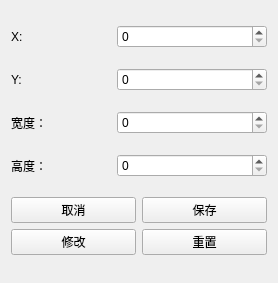
<?xml version="1.0" encoding="UTF-8"?>
<ui version="4.0">
 <class>ImageShot</class>
 <widget class="QWidget" name="ImageShot">
  <property name="geometry">
   <rect>
    <x>0</x>
    <y>0</y>
    <width>278</width>
    <height>283</height>
   </rect>
  </property>
  <property name="windowTitle">
   <string>ImageShot</string>
  </property>
  <layout class="QVBoxLayout" name="verticalLayout">
   <item>
    <layout class="QHBoxLayout" name="horizontalLayout">
     <item>
      <widget class="QLabel" name="label">
       <property name="maximumSize">
        <size>
         <width>100</width>
         <height>16777215</height>
        </size>
       </property>
       <property name="text">
        <string>X:</string>
       </property>
      </widget>
     </item>
     <item>
      <widget class="QSpinBox" name="spin_x">
       <property name="maximumSize">
        <size>
         <width>150</width>
         <height>16777215</height>
        </size>
       </property>
       <property name="maximum">
        <number>10000</number>
       </property>
      </widget>
     </item>
    </layout>
   </item>
   <item>
    <layout class="QHBoxLayout" name="horizontalLayout_2">
     <item>
      <widget class="QLabel" name="label_2">
       <property name="maximumSize">
        <size>
         <width>100</width>
         <height>16777215</height>
        </size>
       </property>
       <property name="text">
        <string>Y:</string>
       </property>
      </widget>
     </item>
     <item>
      <widget class="QSpinBox" name="spin_y">
       <property name="maximumSize">
        <size>
         <width>150</width>
         <height>16777215</height>
        </size>
       </property>
       <property name="maximum">
        <number>10000</number>
       </property>
      </widget>
     </item>
    </layout>
   </item>
   <item>
    <layout class="QHBoxLayout" name="horizontalLayout_3">
     <item>
      <widget class="QLabel" name="label_3">
       <property name="maximumSize">
        <size>
         <width>100</width>
         <height>16777215</height>
        </size>
       </property>
       <property name="text">
        <string>宽度：</string>
       </property>
      </widget>
     </item>
     <item>
      <widget class="QSpinBox" name="spin_width">
       <property name="maximumSize">
        <size>
         <width>150</width>
         <height>16777215</height>
        </size>
       </property>
       <property name="maximum">
        <number>10000</number>
       </property>
      </widget>
     </item>
    </layout>
   </item>
   <item>
    <layout class="QHBoxLayout" name="horizontalLayout_4">
     <item>
      <widget class="QLabel" name="label_4">
       <property name="maximumSize">
        <size>
         <width>100</width>
         <height>16777215</height>
        </size>
       </property>
       <property name="text">
        <string>高度：</string>
       </property>
      </widget>
     </item>
     <item>
      <widget class="QSpinBox" name="spin_height">
       <property name="maximumSize">
        <size>
         <width>150</width>
         <height>16777215</height>
        </size>
       </property>
       <property name="maximum">
        <number>10000</number>
       </property>
      </widget>
     </item>
    </layout>
   </item>
   <item>
    <layout class="QGridLayout" name="gridLayout">
     <item row="0" column="1">
      <widget class="QPushButton" name="bt_save">
       <property name="text">
        <string>保存</string>
       </property>
      </widget>
     </item>
     <item row="0" column="0">
      <widget class="QPushButton" name="bt_cancel">
       <property name="text">
        <string>取消</string>
       </property>
      </widget>
     </item>
     <item row="1" column="0">
      <widget class="QPushButton" name="bt_modify">
       <property name="text">
        <string>修改</string>
       </property>
      </widget>
     </item>
     <item row="1" column="1">
      <widget class="QPushButton" name="bt_reset">
       <property name="text">
        <string>重置</string>
       </property>
      </widget>
     </item>
    </layout>
   </item>
  </layout>
 </widget>
 <layoutdefault spacing="6" margin="11"/>
 <resources/>
 <connections/>
</ui>
